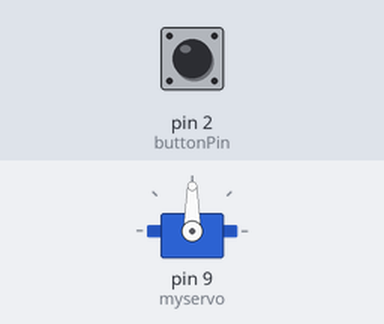
The sketch below on a simulated Arduino Uno, built with avr-gcc and run on an emulated ATmega328P. Parts: servo. Inputs (shaded band) come from the test bench; at power-on: pin 2 (buttonPin) LOW. What the sketch prints to the serial monitor is not drawn.

Above: at 1.2 s.
1.3 s: pin 2 (buttonPin) pulled HIGH for 0.15 s
At 1.38 s:
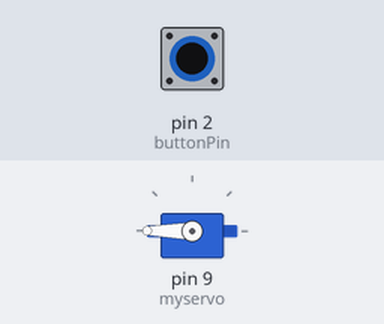
2.9 s: pin 2 (buttonPin) pulled HIGH for 3.2 s
At 6.6 s:
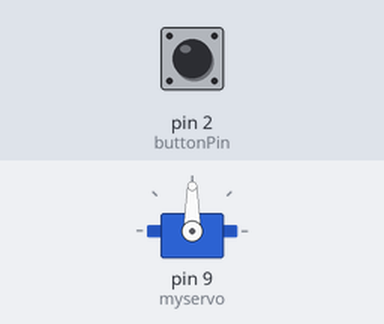
Timing chart, 0 to 8.1 s (numbered marks = the images above; inputs shaded):
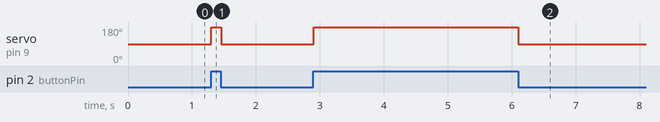

The sketch:

servo-test.ino
```cpp
#include <Servo.h>

Servo myservo;
const int buttonPin = 2;
int buttonState = 0;

void setup() {
  // put your setup code here, to run once:
    pinMode(buttonPin, INPUT); // Set pin 2 to take the input from the button
    myservo.attach(9);
    Serial.begin(9600); // Initialize the serial monitor
}

void loop() {
  buttonState = digitalRead(buttonPin);
  Serial.println(buttonState); // Print the state of the button to the serial monitor

  // check if the pushbutton is pressed
  if (buttonState == HIGH) {
    // Close the claw
    myservo.write(180);
  } else {
    // Return to base position
    myservo.write(90);
  }
}
```

Measured:
- after the input at 1.3 s, servo on pin 9 (myservo): 90° → 180° at once, → 90° 0.15 s later
- after the input at 2.9 s, servo on pin 9 (myservo): 90° → 180° at once, → 90° 3.2 s later
